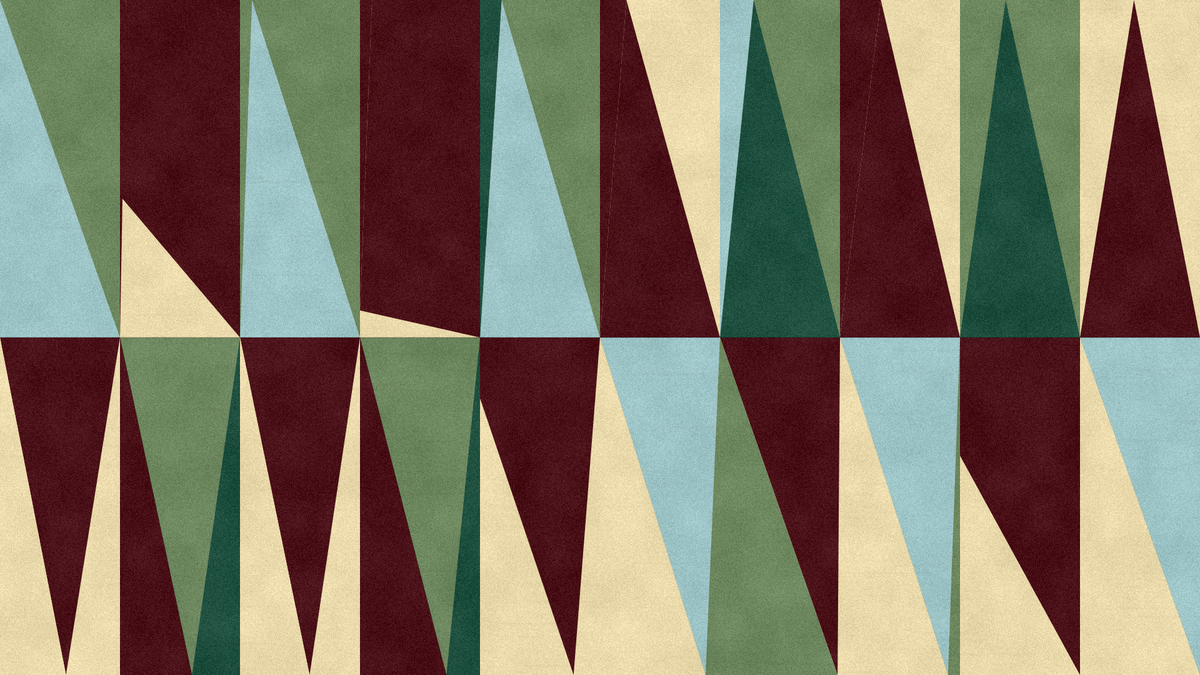
Frame 1 (no input)
Frame 2 (the mouse pressed at the canvas centre, redrawn once): identical to frame 1, image omitted

The p5.js sketch that drew this single still picture (run headless with seeded random() and noise() and a simulated clock; the mouse was pressed at the canvas centre and the sketch redrawn once):

// p5.js sketch
// ── sketch.js
function setup() {
  createCanvas(1920, 1080);
  pixelDensity(1);
  noLoop();
}

function draw() {
  randomSeed(12);
  background("#ffffff");

  const cols = 10;
  const rows = 2;
  const cw = width / cols;
  const rh = height / rows;

  const red = "#6F8960";
  const deepRed = "#4C131A";
  const darkRed = "#4C131A";
  const orange = "#205140";
  const yellow = "#9fc6c8";
  const brown = "#eddcae";
  const clay = "#eddcae";

  function poly(col, pts) {
    fill(col);
    noStroke();
    beginShape();
    for (const p of pts) vertex(p[0], p[1]);
    endShape(CLOSE);
  }

  function cell(c, r, bg, layers) {
    const x = c * cw;
    const y = r * rh;

    poly(bg, [
      [x, y],
      [x + cw, y],
      [x + cw, y + rh],
      [x, y + rh]
    ]);

    for (const layer of layers) {
      poly(
        layer[0],
        layer[1].map(p => [x + p[0] * cw, y + p[1] * rh])
      );
    }
  }

  cell(0, 0, red, [
    [yellow, [[0, 0], [0, 1], [1, 1]]]
  ]);

  cell(0, 1, brown, [
    [deepRed, [[0, 0], [1, 0], [0.55, 1]]],
    [clay, [[0, 0], [0.55, 1], [0, 1]]]
  ]);

  cell(1, 0, brown, [
    [deepRed, [[0.05, 0], [1, 0], [1, 1], [0, 0.58]]],
    [darkRed, [[0, 0], [0.05, 0], [0, 1]]]
  ]);

  cell(1, 1, orange, [
    [red, [[0, 0], [1, 0], [0.6, 1]]],
    [deepRed, [[0, 0], [0.6, 1], [0, 1]]]
  ]);

  cell(2, 0, red, [
    [yellow, [[0.1, 0], [1, 1], [0, 1]]]
  ]);

  cell(2, 1, brown, [
    [deepRed, [[0, 0], [1, 0], [0.58, 1]]],
    [clay, [[0, 0], [0.58, 1], [0, 1]]]
  ]);

  cell(3, 0, brown, [
    [deepRed, [[0.1, 0], [1, 0], [1, 1], [0, 0.92]]],
    [darkRed, [[0, 0], [0.1, 0], [0, 0.92]]]
  ]);

  cell(3, 1, orange, [
    [red, [[0, 0], [1, 0], [0.72, 1]]],
    [deepRed, [[0, 0], [0.72, 1], [0, 1]]]
  ]);

  cell(4, 0, red, [
    [yellow, [[0.18, 0], [1, 1], [0, 1]]],
    [orange, [[0, 1], [0.18, 0], [0, 0]]]
  ]);

  cell(4, 1, brown, [
    [deepRed, [[0, 0], [1, 0], [0.78, 1], [0, 0.18]]]
  ]);

  cell(5, 0, brown, [
    [deepRed, [[0.22, 0], [1, 1], [0, 1]]],
    [deepRed, [[0, 0], [0.22, 0], [0, 1]]]
  ]);

  cell(5, 1, red, [
    [yellow, [[0, 0], [1, 0], [0.88, 1]]],
    [brown, [[0, 0], [0.88, 1], [0, 1]]]
  ]);

  cell(6, 0, red, [
    [orange, [[0.28, 0], [1, 1], [0, 1]]],
    [yellow, [[0, 1], [0.28, 0], [0, 0]]]
  ]);

  cell(6, 1, brown, [
    [deepRed, [[0, 0], [1, 0], [0.98, 1]]],
    [red, [[0, 0], [0.98, 1], [0, 1]]]
  ]);

  cell(7, 0, brown, [
    [deepRed, [[0.34, 0], [1, 1], [0, 1]]],
    [deepRed, [[0, 0], [0.34, 0], [0, 1]]]
  ]);

  cell(7, 1, red, [
    [yellow, [[0, 0], [1, 0], [0.9, 1]]],
    [brown, [[0, 0], [0.9, 1], [0, 1]]]
  ]);

  cell(8, 0, red, [
    [orange, [[0.38, 0], [1, 1], [0, 1]]]
  ]);

  cell(8, 1, brown, [
    [darkRed, [[0, 0], [1, 0], [1, 1], [0, 0.35]]]
  ]);

  cell(9, 0, brown, [
    [deepRed, [[0.45, 0], [1, 1], [0, 1]]]
  ]);

  cell(9, 1, red, [
    [yellow, [[0, 0], [1, 0], [1, 1]]],
    [brown, [[0, 0], [1, 1], [0, 1]]]
  ]);

  stroke(0, 35);
  strokeWeight(2);
  line(0, rh, width, rh);

  addPrintTexture();
}

function addPrintTexture() {
  loadPixels();

  for (let y = 0; y < height; y++) {
    for (let x = 0; x < width; x++) {
      const i = 4 * (x + y * width);
      const n = noise(x * 0.018, y * 0.018);
      const grain = random(-18, 14) + map(n, 0, 1, -10, 10);

      pixels[i] = constrain(pixels[i] + grain, 0, 255);
      pixels[i + 1] = constrain(pixels[i + 1] + grain, 0, 255);
      pixels[i + 2] = constrain(pixels[i + 2] + grain, 0, 255);
    }
  }

  updatePixels();

  noStroke();

  for (let i = 0; i < 32000; i++) {
    fill(255, random(5, 18));
    circle(random(width), random(height), random(0.4, 1.6));
  }

  for (let i = 0; i < 18000; i++) {
    fill(0, random(3, 10));
    circle(random(width), random(height), random(0.35, 1.1));
  }

  blendMode(MULTIPLY);
  for (let i = 0; i < 420; i++) {
    fill(110, 70, 35, random(2, 7));
    rect(random(width), random(height), random(30, 180), random(1, 4));
  }
  blendMode(BLEND);
}
